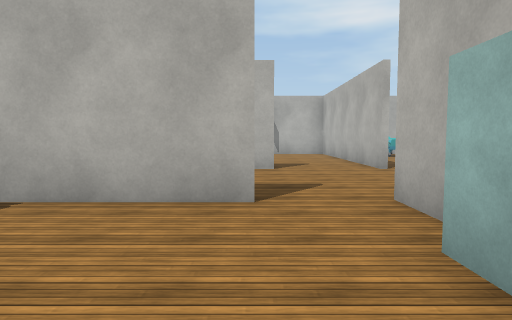
view 1 (above)

24 first-person views from a walk through a robot-simulator world made for Webots. The camera is 0.9 m above the floor, tilts 4° down and sees 75° across. The floor is counted in squares, 1 m on a side. Each view is taken from the middle of a square. On the plan, view 1 faces up. The plan holds only what a view shows up to about 12 squares ahead; the rest is blank. The place goes on beyond the plan. The robots in the file are not drawn. Webots' stock objects and surfaces are drawn as simple stand-ins.

view 2
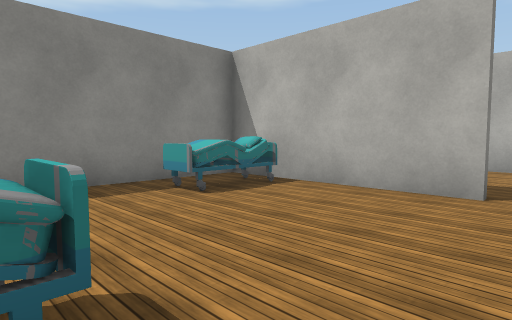

view 3
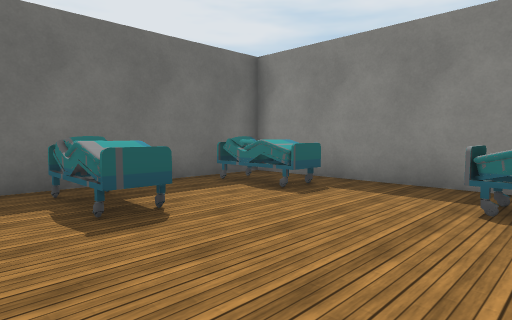

view 4
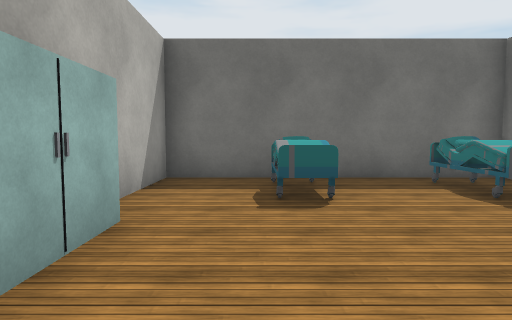

view 5
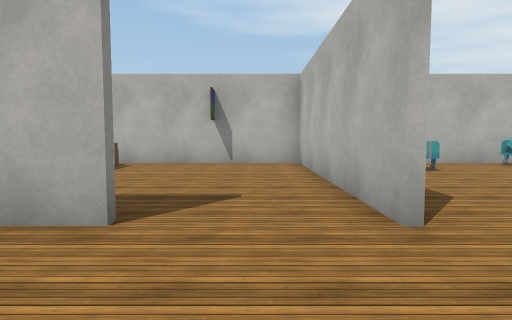

view 6
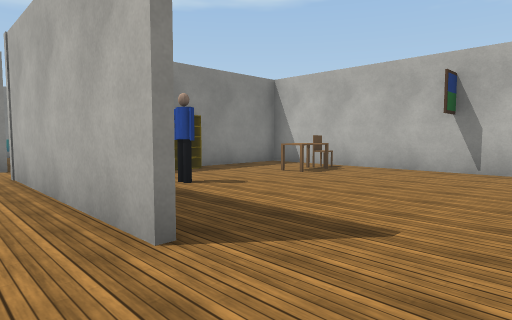

view 7
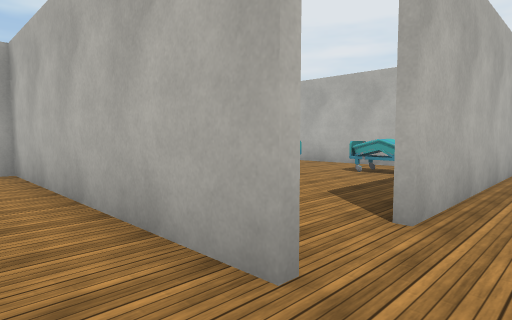

view 8
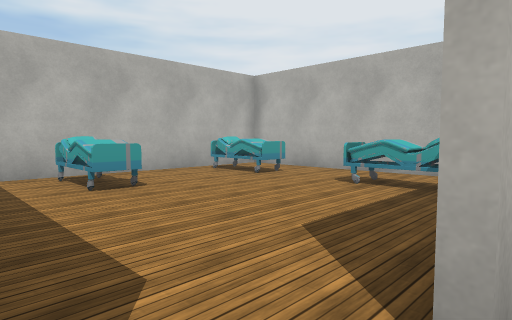

view 9
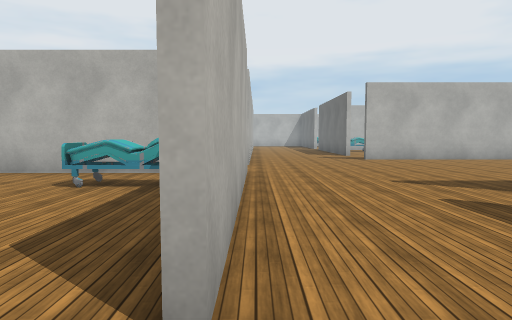

view 10
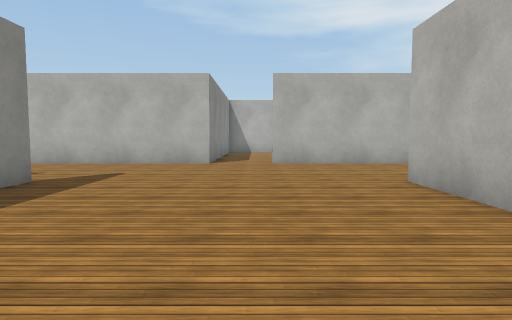

view 11
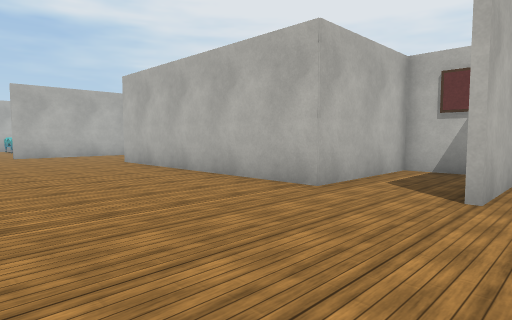

view 12
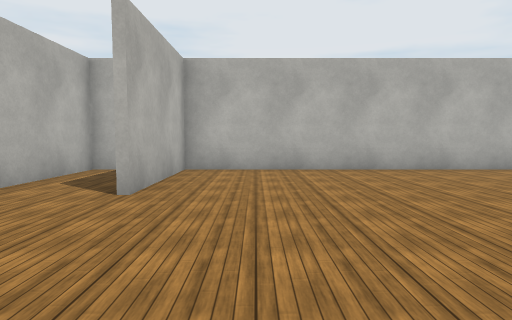

view 13
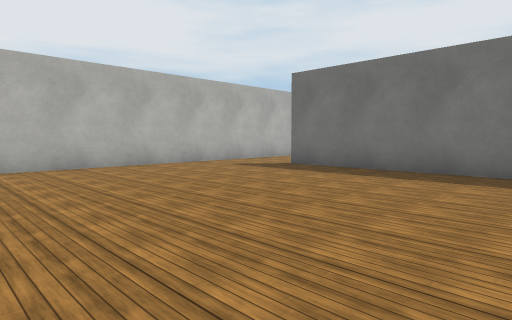

view 14
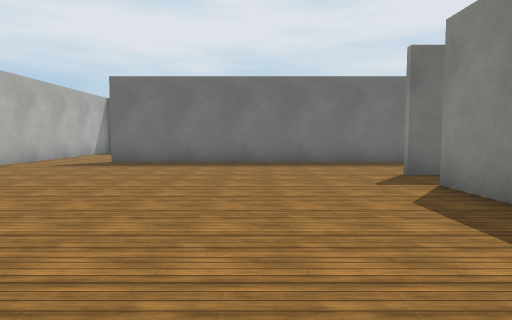

view 15
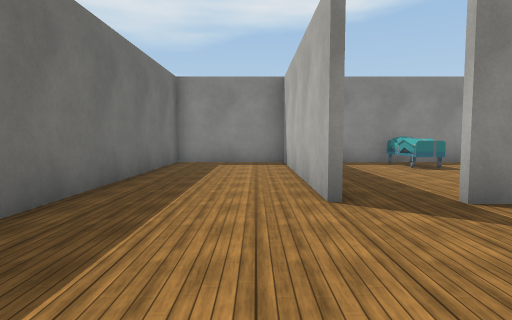

view 16
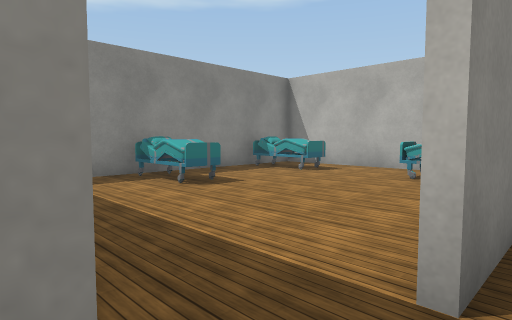

view 17
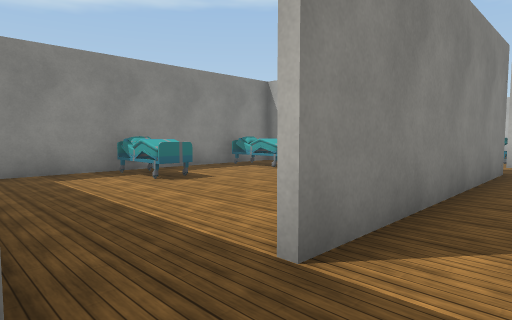

view 18
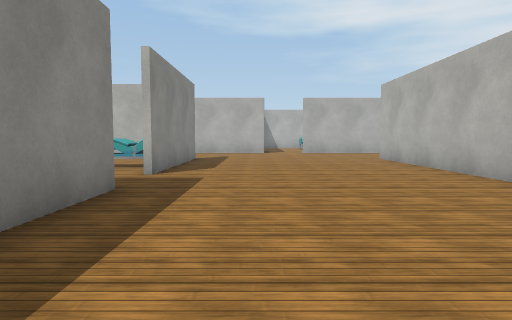

view 19
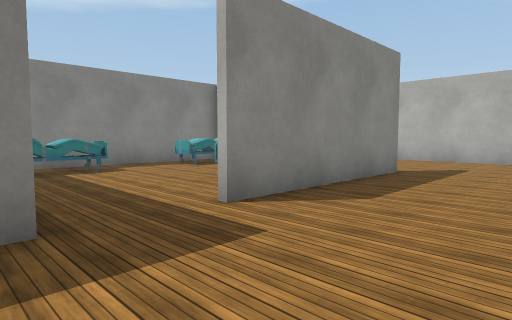

view 20
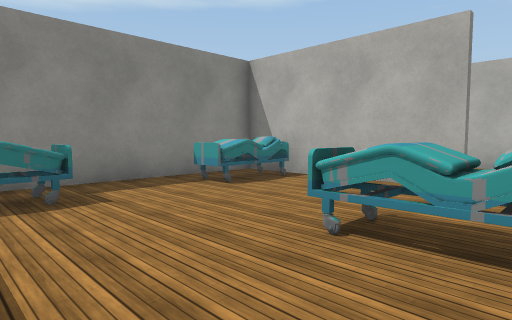

view 21
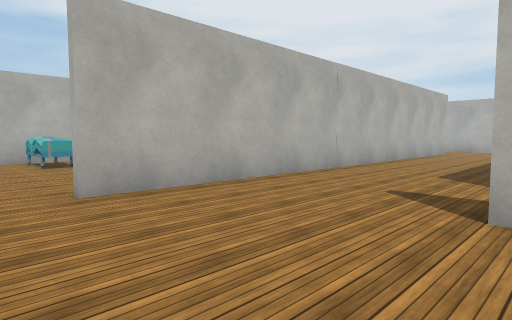

view 22
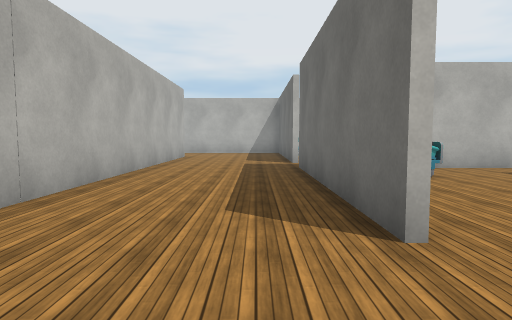

view 23
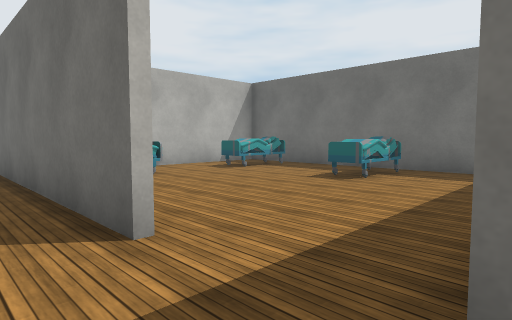

view 24
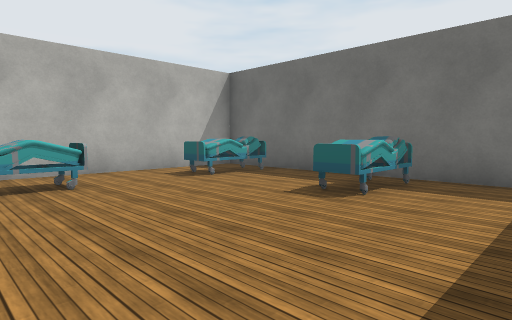

### Floor plan
Points are (right, up) in squares from view 1. A wall is a line through its corners. A room is listed if a view was taken in it or the views show most of it. See-through windows are left out.
Room 1 (views 1, 2, 3, 4)
walls: (2, 2.6) (2, 3.5); (0, 4.5) (-5.4, 4.5) (-5.4, -3.3) (2, -3.3); (2, -3.5) (2, 0.6)
ways out: opening at (0.5, 4.5) to room 2
objects: bed (-4, -2) to (-4, -1); bed (-4, 2) to (-4, 4); bed (-1, -2) to (-1, -1)
Room 2 (views 5, 6, 7)
walls: (0.6, 9.2) (-0.5, 9.2); (3.5, 9.2) (3.5, 17.3) (-4.7, 17.3); (-5.4, 16.7) (-5.4, 13.5); (2, 3.5) (2, 4.7)
ways out: opening at (0.5, 4.5) to room 1; opening at (5, 7.5) to room 3
objects: shelf (-5, 12) to (-5, 13); person (-3, 12); desk (-3, 15) to (-2, 15); chair (-3, 16) to (-2, 16); painting (1, 17) to (1, 18)
Room 3 (views 8, 9, 10, 11, 12, 13, 14, 15, 16, 17, 18, 19, 21, 22, 23)
walls: (9.6, -3.3) (9.6, -11.3); (21.1, -4.6) (21.1, -3.5) (17.1, -3.5) (17.1, 4.7); (19.8, 4.7) (26.9, 4.7); (9.6, 4.6) (9.6, -1.1); (9.5, -13) (2.2, -13) (2.2, -16.8) (18.1, -16.8); (12.5, 9.2) (5.4, 9.2); (21.1, -17.1) (21.1, -6.1) (17, -6.1); (28.5, 4.7) (29.1, 4.7); (29.1, 9.2) (14.5, 9.2)
ways out: opening at (5, 7.5) to room 2; opening at (10, -2) to room 4; opening at (18.5, 4) to room 5; opening at (10, -12) to room 6; opening at (5, 9) to room 7; opening at (13.5, 9); opening at (19.5, -17); opening at (28, 5)
Room 4 (view 20)
walls: (7.5, 4.5) (2.2, 4.5) (2.2, 2.4); (2.2, 0.5) (2.2, -1.9)
ways out: opening at (10, -2) to room 3
objects: cabinet (2, 1) to (2, 2); bed (3, -2) to (4, -1); bed (3, 2) to (4, 4); bed (7, 1) to (9, 1)
Room 5 (view 24)
walls: (18.9, -3.3) (26.6, -3.3) (26.6, 3)
ways out: opening at (18.5, 4) to room 3
objects: bed (21, -2) to (21, -1); bed (24, 2) to (25, 3); bed (25, -2) to (25, -1)
Room 6 (no view inside)
walls: (6.9, -3.5) (2, -3.5); (8.6, -12.8) (9.5, -12.8); (2.2, -3.5) (2.2, -11.9)
ways out: opening at (10, -12) to room 3
objects: bed (3, -9) to (4, -9); bed (3, -5) to (4, -5); bed (7, -5) to (9, -5)
Room 7 (no view inside)
walls: (12.3, 11.4) (12.3, 17.3) (5, 17.3)
ways out: opening at (5, 9) to room 3
objects: bed (6, 15) to (6, 16); bed (10, 11) to (10, 12); bed (10, 15) to (10, 16)

Positions as (right, up) in squares from view 1, and headings:
1: (0, 0), facing up
2: (1, -1), facing up-left
3: (1, 3), facing down-left
4: (0, 4), facing down
5: (2, 6), facing up
6: (3, 8), facing up-left
7: (2, 8), facing up-right
8: (4, 9), facing up-right
9: (4, 9), facing right
10: (14, -2), facing up
11: (12, -7), facing up-right
12: (12, -8), facing right
13: (11, -8), facing down-right
14: (13, -5), facing down
15: (14, -14), facing left
16: (10, -13), facing up-left
17: (11, -13), facing up-left
18: (12, -9), facing up
19: (13, -4), facing up-left
20: (9, -2), facing up-left
21: (13, 4), facing up-right
22: (17, 6), facing right
23: (17, 6), facing down-right
24: (18, 4), facing down-right
